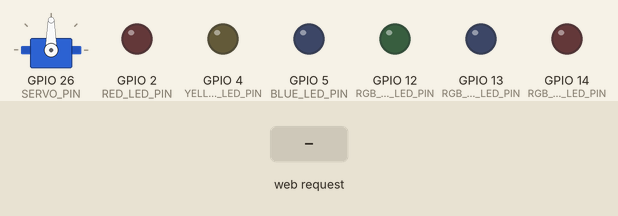
A sketch run on a simulated ESP32. Parts: servo, output pins drawn as LEDs (lit = HIGH). Inputs (shaded band) come from the test bench. WiFi joins after 1.5 s; servers stay silent unless stated; what the sketch prints to the serial monitor is not drawn.

Above: at 2.7 s.
2.8 s: HTTP request GET /?RGB= received
At 3.7 s:
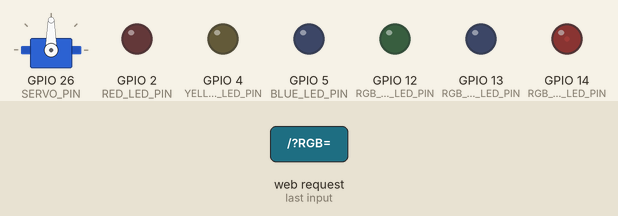
4.3 s: HTTP request GET /?servo= received
At 4.8 s:
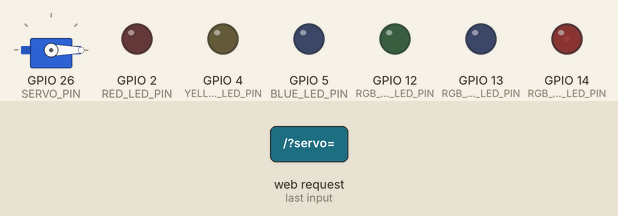
Timing chart, 0 to 7.3 s (numbered marks = the images above; inputs shaded):
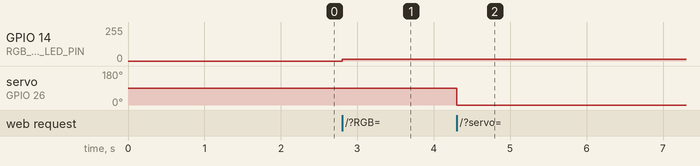

Measured:
- after the input at 2.8 s, GPIO 14 (RGB_RED_LED_PIN): 0/255 → 14/255 at once
- after the input at 4.3 s, servo on GPIO 26 (SERVO_PIN): 90° → 0° at once

The sketch:

espCode_multiSensor.ino
```cpp
#include <WiFi.h>
#include <WiFiClient.h>
#include <Servo.h> //https://github.com/alunit3/ServoESP32/

Servo servo1;

const char* ssid = "";
const char* password = "";

// LED pins
#define RED_LED_PIN 2
#define YELLOW_LED_PIN 4
#define BLUE_LED_PIN 5

// RGB LED pins
#define RGB_RED_LED_PIN 14
#define RGB_GREEN_LED_PIN 12
#define RGB_BLUE_LED_PIN 13

// Piezo buzzer pin
#define PIEZO_PIN 10

// Servo pin
#define SERVO_PIN 26

void htmlCodePrint(WiFiClient);
int handleGetRequest(String);

void RGBledColor(String);
void servoPosition(String);

WiFiServer server(80);

String header;
String valueString = String(5);
int pos1 = 0, pos2 = 0;

void setup() {
  Serial.begin(74880);

  pinMode(RED_LED_PIN, OUTPUT);
  pinMode(BLUE_LED_PIN, OUTPUT);
  pinMode(YELLOW_LED_PIN, OUTPUT);

  pinMode(RGB_RED_LED_PIN, OUTPUT);
  pinMode(RGB_GREEN_LED_PIN, OUTPUT);
  pinMode(RGB_BLUE_LED_PIN, OUTPUT);

  servo1.attach(SERVO_PIN);

  delay(10);

  Serial.println();
  Serial.println();
  Serial.print("Connecting to ");
  Serial.println(ssid);

  WiFi.begin(ssid, password);

  while (WiFi.status() != WL_CONNECTED) {
    delay(500);
    Serial.print(".");
  }

  Serial.println("");
  Serial.println("WiFi connected.");
  Serial.println("IP address: ");
  Serial.println(WiFi.localIP());

  server.begin();
}

void loop() {
  WiFiClient client = server.available();

  if (client){
    Serial.println("New Client.");
    char currentLine[1000];
    int fl = 0;
    int i = 0;
    while (client.connected()){

      if (client.available()){
        if (!fl) {
          client.println("HTTP/1.1 200 OK");
          client.println("Content-type:text/html");
          client.println();

          htmlCodePrint(client);

          client.println();
          fl = 1;
        }

        char c = client.read();


        if (c == '\n'){
          // GET request handlerSerial.write(c);
          currentLine[i] = '\0';
          String buff(currentLine);
          if (handleGetRequest(buff)) break;
          i = 0;
        }
        else {
          currentLine[i++] = c;
        }
      }
      else {
        i = 0;
      }
    }
    fl = 0;
  }
}


int handleGetRequest(String header){
  if (header.indexOf("GET") == -1) return 0;

  // RED LED
  Serial.println(header);
  if (header.indexOf("GET /?redLED=")>=0) {
    pos1 = header.indexOf("=");
    pos2 = header.indexOf("&");
    valueString = header.substring(pos1+1, pos2);
    Serial.println(valueString);

    // Turn on/off the red LED
    if (valueString == "on") {
      digitalWrite(RED_LED_PIN, HIGH);
      Serial.println("Red LED on");
    } else if (valueString == "off") {
      digitalWrite(RED_LED_PIN, LOW);
      Serial.println("Red LED off");
    }
  }

  // YELLOW LED
  else if (header.indexOf("GET /?yellowLED=")>=0) {
    pos1 = header.indexOf('/?yellowLED=');
    pos2 = header.indexOf('&');
    valueString = header.substring(pos1+1, pos2);
    Serial.println(valueString);

    // Turn on/off the yellow LED
    if (valueString == "on") {
      digitalWrite(YELLOW_LED_PIN, HIGH);
      Serial.println("Yellow LED on");
    } else if (valueString == "off") {
      digitalWrite(YELLOW_LED_PIN, LOW);
      Serial.println("Yellow LED off");
    }
  }

  // BLUE LED
  else if (header.indexOf("GET /?blueLED=")>=0) {
    pos1 = header.indexOf('/?blueLED=');
    pos2 = header.indexOf('&');
    valueString = header.substring(pos1+1, pos2);
    Serial.println(valueString);

    // Turn on/off the blue LED
    if (valueString == "on") {
      digitalWrite(BLUE_LED_PIN, HIGH);
      Serial.println("Blue LED on");
    } else if (valueString == "off") {
      digitalWrite(BLUE_LED_PIN, LOW);
      Serial.println("Blue LED off");
    }
  }

  // RGB LED
  else if(header.indexOf("GET /?RGB=")>=0){
    pos1 = header.indexOf('/?RGB=#');
    pos2 = header.indexOf('&');
    valueString = header.substring(pos1+1, pos2);

    // Turn on/off the RGB LED
    RGBledColor(valueString);
  }

  // SERVO
  else if (header.indexOf("GET /?servo=")>=0) {
    pos1 = header.indexOf('/?servo=');
    pos2 = header.indexOf('&');
    valueString = header.substring(pos1+1, pos2);

    // Move servo
    servoPosition(valueString);
  }

  // PIEZO
  else if (header.indexOf("GET /?song=")>=0) {
    pos1 = header.indexOf('/?song=');
    pos2 = header.indexOf('&');
    valueString = header.substring(pos1+1, pos2);

    // Play song

    // TO BE IMPLEMENTED

  }

  // ULTRASONIC SENSOR
  else if (header.indexOf("GET /?value=ultrasonic&")>=0) {
    // Get ultrasonic sensor value

    // TO BE IMPLEMENTED
  }
  return 1;
}

void RGBledColor(String color){

  // Given color as HEX value change color on RGB led
  int red = 0, green = 0, blue = 0;

  red = (int)strtol(color.substring(1, 3).c_str(), NULL, 16);
  green = (int)strtol(color.substring(3, 5).c_str(), NULL, 16);
  blue = (int)strtol(color.substring(5, 7).c_str(), NULL, 16);

  analogWrite(RGB_RED_LED_PIN, red);
  analogWrite(RGB_GREEN_LED_PIN, green);
  analogWrite(RGB_BLUE_LED_PIN, blue);

  // NOT YET TESTED

  return;
}

void servoPosition(String angle){

  // Convert string to integer
  int servoAngle = angle.toInt();

  servo1.write(servoAngle);
  delay(15);

  return;
}


void htmlCodePrint(WiFiClient client){
  client.println("<!DOCTYPE html>");
  client.println("<html>");
  client.println("<head>");
  client.println("<meta charset=\"utf-8\">\n<meta http-equiv=\"X-UA-Compatible\" content=\"IE=edge\">\n<title>Sensors Interface</title>\n<meta name=\"description\" content=\"\"><meta name=\"viewport\" content=\"width=device-width, initial-scale=1\">");

  client.println("<style>");
  client.println(".grid_container{");
  client.println("    display: grid;");
  client.println("    grid-template-columns: 1fr 1fr;");
  client.println("    grid-template-rows: 1fr 1fr;");
  client.println("    gap: 10px;");
  client.println("}");
  client.println(".grid_el{");
  client.println("    background-color: #ddd;");
  client.println("    padding: 20px;");
  client.println("    text-align: center;");
  client.println("}");
  client.println(".title_sensor {");
  client.println("    font-size: 20px;");
  client.println("    display: flex;");
  client.println("    border-bottom: 1px solid #495057;");
  client.println("}");
  client.println("#main_title{");
  client.println("    font-size: 30px;");
  client.println("    padding: 10px;");
  client.println("    text-align: center;");
  client.println("    border-bottom: 3px solid #495057;");
  client.println("}");
  client.println("#id1{");
  client.println("    grid-column: 1;");
  client.println("    grid-row: 1;");
  client.println("}");
  client.println("#id2{");
  client.println("    grid-column: 2;");
  client.println("    grid-row: 1;");
  client.println("}");
  client.println("#id3{");
  client.println("    grid-column: 1;");
  client.println("    grid-row: 2;");
  client.println("}");
  client.println("#id4{");
  client.println("    grid-row: 2;");
  client.println("    grid-column: 2;");
  client.println("}");
  client.println("#id5{");
  client.println("    grid-row: 3;");
  client.println("    grid-column: 2;");
  client.println("}");
  client.println(".toggle-switch {");
  client.println("    position: relative;");
  client.println("    display: inline-block;");
  client.println("    width: 60px;");
  client.println("    height: 34px;");
  client.println("}");
  client.println(".toggle-switch input {");
  client.println("    opacity: 0;");
  client.println("    width: 0;");
  client.println("    height: 0;");
  client.println("}");
  client.println(".slider {");
  client.println("    position: absolute;");
  client.println("    cursor: pointer;");
  client.println("    top: 0;");
  client.println("    left: 0;");
  client.println("    right: 0;");
  client.println("    bottom: 0;");
  client.println("    background-color: #ccc;");
  client.println("    transition: .4s;");
  client.println("    border-radius: 34px;");
  client.println("}");
  client.println(".slider:before {");
  client.println("    position: absolute;");
  client.println("    content: \"\";");
  client.println("    height: 26px;");
  client.println("    width: 26px;");
  client.println("    left: 4px;");
  client.println("    bottom: 4px;");
  client.println("    background-color: white;");
  client.println("    transition: .4s;");
  client.println("    border-radius: 50%;");
  client.println("}");
  client.println("#redLed{");
  client.println("    border-bottom: 3px solid red;");
  client.println("}");
  client.println("#blueLed{");
  client.println("    border-bottom: 3px solid blue;");
  client.println("}");
  client.println("#yellowLed{");
  client.println("    border-bottom: 3px solid yellow;");
  client.println("}");
  client.println(".red input:checked+.slider {");
  client.println("    background-color: red;");
  client.println("}");
  client.println(".red input:focus+.slider {");
  client.println("    box-shadow: 0 0 1px red;");
  client.println("}");
  client.println(".red input:checked+.slider::before {");
  client.println("    transform: translateX(26px);");
  client.println("}");
  client.println(".blue input:checked+.slider {");
  client.println("    background-color: blue;");
  client.println("}");
  client.println(".blue input:focus+.slider {");
  client.println("    box-shadow: 0 0 1px blue;");
  client.println("}");
  client.println(".blue input:checked+.slider::before {");
  client.println("    transform: translateX(26px);");
  client.println("}");
  client.println(".yellow input:checked+.slider {");
  client.println("    background-color: yellow;");
  client.println("}");
  client.println(".yellow input:focus+.slider {");
  client.println("    box-shadow: 0 0 1px yellow;");
  client.println("}");
  client.println(".yellow input:checked+.slider::before {");
  client.println("    transform: translateX(26px);");
  client.println("}");
  client.println(".buttons{");
  client.println("    display: flex;");
  client.println("    justify-content: center;");
  client.println("    gap: 50px;");
  client.println("}");
  client.println(".stepsBox{");
  client.println("    display: flex;");
  client.println("    align-items: center;");
  client.println("    justify-content: center;");
  client.println("}");
  client.println(".servoBox{");
  client.println("    display: flex;");
  client.println("    justify-content: center;");
  client.println("    align-items: center;");
  client.println("    gap: 30px;");
  client.println("}");
  client.println(".ultra_sensor_box{");
  client.println("    font-size: 24px;");
  client.println("    padding: 10px 0px;");
  client.println("    border: 2px solid black;");
  client.println("    justify-content: center;");
  client.println("    align-items: center;");
  client.println("}");
  client.println(".info{");
  client.println("    font-size: 15px;");
  client.println("    border: 1px solid black;");
  client.println("    padding: 7px;");
  client.println("    align-items: center;");
  client.println("    justify-content: center;");
  client.println("    width: 30px;");
  client.println("    height: 30px;");
  client.println("    border-radius: 50%;");
  client.println("}");
  client.println(".piezoBox{");
  client.println("    display: flex;");
  client.println("    gap: 10px;");
  client.println("}");
  client.println(".sliderServo{");
  client.println("    position: relative;");
  client.println("    width: 80%;");
  client.println("    display: block;");
  client.println("}");
  client.println("</style>");

  client.println("</head>");

  client.println("<body>");

  client.println("<h1 id=\"main_title\">Multi-Sensors</h1>");
  client.println("<div class=\"grid_container\">");

  client.println("<div class=\"grid_el\" id=\"el1\"><h2 class=\"title_sensor\">LED</h2><div class=\"buttons\"><label class=\"toggle-switch red\" id=\"redLed\"><input type=\"checkbox\" onchange=\"toggleLed('redLED', this)\" id=\"redButton\">");
  client.println("<span class=\"slider\"></span></label><label class=\"toggle-switch yellow\" id=\"yellowLed\"><input type=\"checkbox\" onchange=\"toggleLed('yellowLED', this)\" id=\"yellowButton\"><span class=\"slider\"></span></label><label class=\"toggle-switch blue\" id=\"blueLed\"><input type=\"checkbox\" onchange=\"toggleLed('blueLED', this)\" id=\"blueButton\"><span class=\"slider\"></span></label></div></div>");

  client.println("<div class=\"grid_el\" id=\"el2\"><h2 class=\"title_sensor\">RGB LED</h2><div><input type=\"color\" onchange=\"rgbLEDchange('RGB', this)\" id=\"RGBselector\"><label for=\"rgbLed_input\"></label></div></div>");

  client.println("<div class=\"grid_el\" id=\"el3\"><h2 class=\"title_sensor\">PIEZO</h2><div class=\"piezoBox\"><div class=\"songSelection\"><label for=\"song-select\">Choose a song:</label><select name=\"songs\" id=\"song-select\"><option value=\"none\">--Please choose an option--</option>");
  client.println("<option value=\"song1\">Song 1</option><option value=\"song2\">Song 2</option><option value=\"song3\">Song 3</option><option value=\"song4\">Song 4</option><option value=\"song5\">Song 5</option><option value=\"song6\">Song 6</option></select><button type=\"button\" id=\"playButton\" onclick=\"songSelection('song')\">PLAY</button></div></div></div>");

  client.println("<div class=\"grid_el\" id=\"el4\"><h2 class=\"title_sensor servoDiv\">SERVO</h2><div class=\"servoBox\"\><p>Position: <span id=\"servoPos\"></span></p><input type=\"range\" min=\"0\" max=\"180\" class=\"sliderServo\" id=\"servoSlider\" onchange=\"servo(this.value)\"></div></div><div class=\"grid_el\" id=\"el5\"><h2 class=\"title_sensor\">ULTRASONIC SENSOR</h2><div class=\"ultra_sensor_box\" id=\"ultrasonicBox\"></div></div>");

  client.println("</div>");

  client.println("<script>");
  client.println("const redLed = document.querySelector(\"#red\");");
  client.println("const blueLed = document.querySelector(\"#blue\");");
  client.println("const yellowLed = document.querySelector(\"#yellow\");");
  client.println("");
  client.println("function toggleLed(id, element) {");
  client.println("    console.log(`${id}: New state selected: ` + element.value);");
  client.println("");
  client.println("    fetch(\"/?\" + id + \"=\" + element.value + \"&\")");
  client.println("        .then(response => {");
  client.println("            if (response.ok) {");
  client.println("                console.log(id + \" \" + element.value + \" success\");");
  client.println("            } else {");
  client.println("                console.log(id + \" \" + element.value + \" error\");");
  client.println("            }");
  client.println("        })");
  client.println("        .catch(error => {");
  client.println("            console.log(id + \" \" + element.value + \" error: \" + error);");
  client.println("        });");
  client.println("");
  client.println("    element.value = element.value == \"on\" ? \"off\" : \"on\";");
  client.println("}");
  client.println("");
  client.println("const RGBselect = document.querySelector(\"#RGBselector\");");
  client.println("");
  client.println("function rgbLEDchange(id, element) {");
  client.println("    console.log(`${id}: New color selected: ` + element.value);");
  client.println("");
  client.println("    fetch(\"/?\" + id + \"=\" + element.value + \"&\")");
  client.println("        .then(response => {");
  client.println("            if (response.ok) {");
  client.println("                console.log(id + \" \" + element.value + \" success\");");
  client.println("            } else {");
  client.println("                console.log(id + \" \" + element.value + \" error\");");
  client.println("            }");
  client.println("        })");
  client.println("        .catch(error => {");
  client.println("            console.log(id + \" \" + element.value + \" error: \" + error);");
  client.println("        });");
  client.println("}");
  client.println("");
  client.println("var servoP = document.getElementById(\"servoPos\");");
  client.println("servoP.innerHTML = slider.value;");
  client.println("");
  client.println("function servo(pos) {");
  client.println("    fetch(\"/?servo=\" + pos + \"&\")");
  client.println("        .then(response => {");
  client.println("            if (response.ok) {");
  client.println("                console.log(\"Servo position set to: \" + pos);");
  client.println("            } else {");
  client.println("                console.log(\"Error setting servo position\");");
  client.println("            }");
  client.println("        })");
  client.println("        .catch(error => {");
  client.println("            console.log(\"Error setting servo position: \" + error);");
  client.println("        });");
  client.println("}");
  client.println("");
  client.println("slider.oninput = function () {");
  client.println("    slider.value = this.value;");
  client.println("    servoP.innerHTML = this.value;");
  client.println("}");
  client.println("");
  client.println("const playBtn = document.querySelector(\"#playButton\");");
  client.println("const songSelector = document.querySelector(\"#song-select\");");
  client.println("");
  client.println("function songSelection(id) {");
  client.println("");
  client.println("    console.log(`${id}: New song selected`);");
  client.println("    fetch(\"/?song=\" + songSelector.value + \"&\")");
  client.println("        .then(response => {");
  client.println("            if (response.ok) {");
  client.println("                console.log(id + \" \" + songSelector.value + \" success\");");
  client.println("            } else {");
  client.println("                console.log(id + \" \" + songSelector.value + \" error\");");
  client.println("            }");
  client.println("        })");
  client.println("        .catch(error => {");
  client.println("            console.log(id + \" \" + songSelector.value + \" error: \" + error);");
  client.println("        });");
  client.println("}");
  client.println("");
  client.println("const ultrasonicBox = document.querySelector(\"#ultrasonicBox\");");
  client.println("");
  client.println("setInterval(function () {");
  client.println("");
  client.println("    fetch(\"/?value=ultrasonic&\")");
  client.println("        .then(response => {");
  client.println("            if (response.ok) {");
  client.println("                response.text().then(data => {");
  client.println("                    ultrasonicBox.innerHTML = data + \" cm\";");
  client.println("                });");
  client.println("            } else {");
  client.println("                console.log(\"Error getting ultrasonic value\");");
  client.println("            }");
  client.println("        })");
  client.println("        .catch(error => {");
  client.println("            console.log(\"Error getting ultrasonic value: \" + error);");
  client.println("        });");
  client.println("}, 1000);");
  client.println("</script>");

  client.println("</body>");

  client.println("</html>");
}
```
